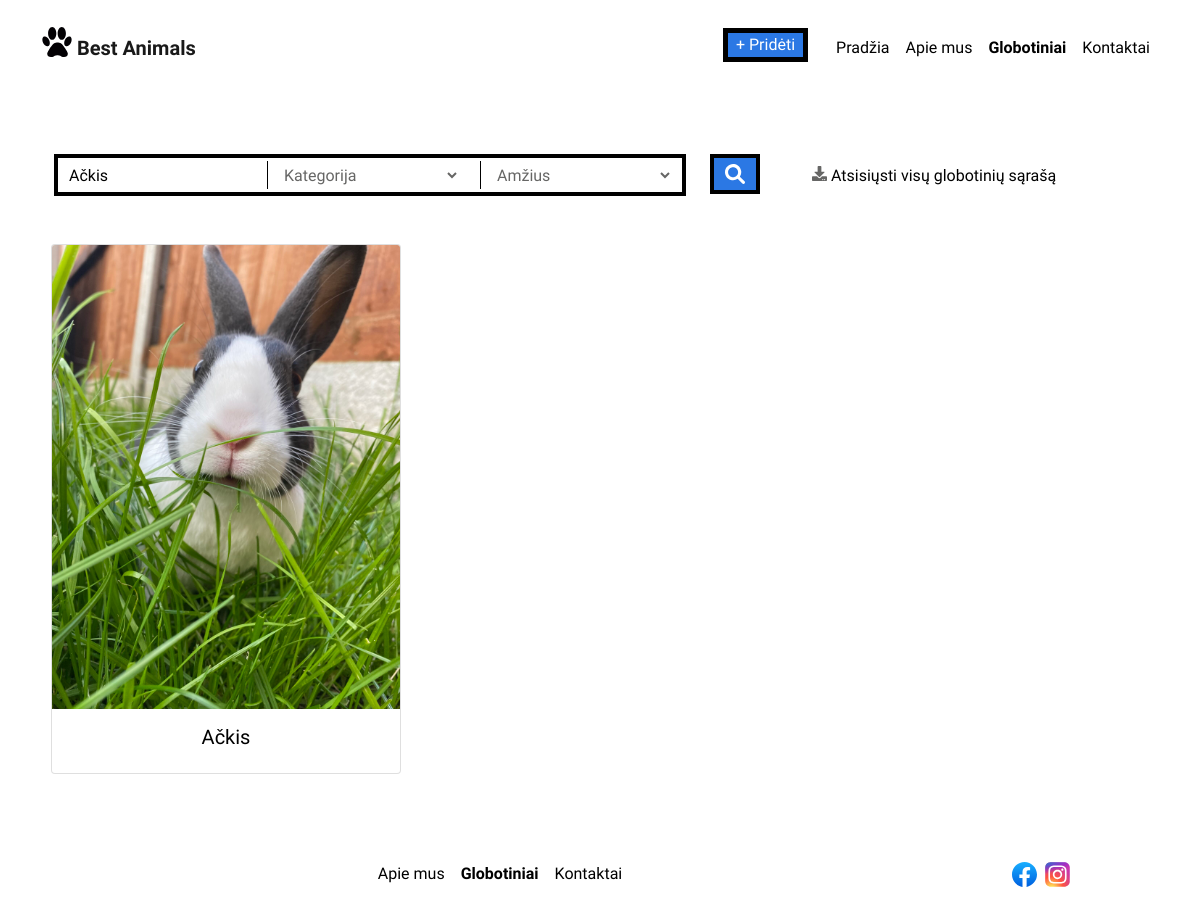
Page /puslapis/globotiniai.php?vardas=Ačkis on the committed database.
### tables this page shows
CREATE TABLE `gyvunai` (
  `gyvuno_id` int(40) NOT NULL,
  `vartotojo_id` int(40) NOT NULL,
  `kategorijos_id` int(40) NOT NULL,
  `vardas` varchar(50) NOT NULL,
  `amzius` date NOT NULL,
  `dokumentacija` varchar(10) NOT NULL,
  `aprasymas` varchar(800) NOT NULL,
  `foto_url` varchar(100) NOT NULL
);

### puslapis/globotiniai.php (the view, shortened to what this page needs)
<?php
$connect = getDBConnection();
$vardas = $kategorija = $amzius = "";
if (!empty($_GET["vardas"])) {$vardas = "AND vardas LIKE '%" . $_GET['vardas']."%'";}
$query = "SELECT * FROM gyvunai  WHERE 1 " . $vardas ." ". $kategorija ." ".  $amzius . " ORDER BY gyvuno_id DESC" ;
$statement = $connect->prepare($query);
$statement->execute();
$result = $statement->fetchAll();
    ?>
<!DOCTYPE html>
<html>
<head>
<link href="https://cdn.jsdelivr.net/npm/bootstrap@5.1.3/dist/css/bootstrap.min.css" rel="stylesheet">
<link href="./custom.css" rel="stylesheet">
</head>
<body class="d-flex flex-column min-vh-100 overflow-auto"  >
<nav class="navbar navbar-expand-md navbar-light">
<div class="container position-static">
<a class="navbar-brand " href="./">
<img src="./img/peda.svg" alt="..." height="30"> Best Animals
</a>
<div class="collapse navbar-collapse" id="navbarSupportedContent">
<ul class="navbar-nav ms-auto ">
<li class="nav-item">
<a class="nav-link prideti " href="./prideti.php">+ Pridėti</a>
</li>
<li class="nav-item">
<a class="nav-link " href="./">Pradžia</a>
</li>
<li class="nav-item">
<a class="nav-link" href="./apie_mus.html">Apie mus</a>
</li>
<li class="nav-item">
<a class="nav-link active" href="./globotiniai.php">Globotiniai</a>
</li>
<li class="nav-item">
<a class="nav-link" href="./kontaktai.html">Kontaktai</a>
</li>
</ul>
</div>
</div>
</nav>
		<div  style ="height:50px"> </div>
 <main class="container py-5">
 <div class="container">
  <form  >
  <div class="row " >
  <div class="col-auto  " id="outer" style="border: 4px solid black;">
  <div class="row-fix row " >
  <div class="col-auto line" >
  <input  class="paieska" name="vardas" type="search" placeholder="Įveskite gyvūno vardą" value="<?php if (!empty($_GET)) {echo $_GET['vardas'];}?>">
  </div>
              <div class=" col-auto line"><select class="paieska  " name="kategorija" onchange="this.form.submit()" >
			<option value="">Kategorija</option>
              </select> </div>
			      <div class=" col-auto "><select class="paieska " name="amzius" onchange="this.form.submit()">
			<option value="">Amžius</option>
              </select>
			  </div>
			  </div>
			  </div>
			  <button type="submit" class="col-auto mx-4 btn_ieskoti nav-link my-2 my-lg-0 "></button>
			  <div class="col-auto" style="display: flex;">
			  <a class=" nav-link " style="align-self: flex-end;" href="./download-animals-csv.php"><img style="margin-top:-7px" src="./img/download.svg" alt="..." height="15">
			    <span > Atsisiųsti visų globotinių sąrašą</a></a> </div>
</form>
</div>
  <p class="my-5">
  <div class="row row-fix" data-masonry="{&quot;percentPosition&quot;: true }">
   <?php foreach($result as $row => $option) { ?>
      <div class="col-sm-6 col-lg-4 mb-4" >
	<a class="galerija-link"  href="./aprasymas.php?id=<?php echo $option["gyvuno_id"]; ?>">
      <div class="card">
	<img class="bd-placeholder-img card-img-top" src="./img/skelbimu_img/<?php echo $option["foto_url"]; ?>" alt="..." width="100%" >
        <div class="card-body">
          <h5 class="card-title text-center"><?php echo $option["vardas"]; ?></h5>
        </div>
      </div></a>
    </div>
  <?php } ?>
  </div>
</main>
<div class="row mt-auto">
<div class="col my-auto col-6-offset">
<nav class="navbar navbar-expand-sm navbar-light ">
  <div class="container">
      <ul class="navbar-nav mx-auto ">
	        <li class="nav-item">
          <a class="nav-link " href="./apie_mus.html">Apie mus</a>
        </li>
        <li class="nav-item">
          <a class="nav-link active" href="./globotiniai.php">Globotiniai</a>
        </li>
		<li class="nav-item">
          <a class="nav-link" href="./kontaktai.html">Kontaktai</a>
        </li>
      </ul>
   </div>
 </nav>
  </div>
  <div class="col-4 col-sm-2 my-auto col-12-offset">
<img src="./img/facebook.svg" alt="..." height="25"> &nbsp;<img src="./img/instagram.svg" alt="..." height="25">
  </div>
   </div>
    </body>
</html>

### puslapis/custom.css (style rules this page uses)
html { overflow-y: scroll; }
.row { margin-left: 0; margin-right: 0; }
.row-fix { display: -webkit-box; display: flex; flex-wrap: wrap; margin-right: -15px; margin-left: -15px; }
body { font-family: 'Balsamiq Sans'; min-height:100vh; }
.nav-link { color: black !important; }
.galerija-link { color: black !important; text-decoration: none; }
.navbar-brand, .active { font-weight: 700 !important; }
.navbar-brand img { margin-top:-16px; }
.prideti { border: 5px solid black; padding: 0px; margin-right: 20px; background: #2b78e4; color: white !important; }
.navbar-expand-md { top:20px ; }
input,select { border: 4px solid; background: white; text-color:black; width: 150px; }
input.paieska { border:none; min-width:180px; height: 34px; }
input.paieska::placeholder { color: #666665; opacity: 1; }
select.paieska { border:0px; outline:0px; color: #666665; min-width:180px; }
.btn_ieskoti { background-repeat: no-repeat; background-size: 20px; background-position: center; background-color: #2b78e4; border: 4px solid; height: 40px; width: 50px; line-height: 40px; bottom: auto; right: 0%; left: auto; top: 0%; }
#outer { display: flex; flex-direction: row; justify-content: center; align-items: center; }
.line { padding-right: 21px; position: relative; }
.line:after { content: ''; position: absolute; right: 0; border-right: 1px solid black; top: 10%; bottom: 10%; }
select { //-webkit-appearance: none; //-moz-appearance: none; background: transparent; width: 150px; border: 0px solid #CCC; height: 34px; border: 4px solid; opacity: 1; }
option { background: white; border: 4px solid; }
::placeholder { color: #000000; opacity: 1; }

### rows in the picture
gyvunai: foto_url (picture), vardas "Ačkis"
